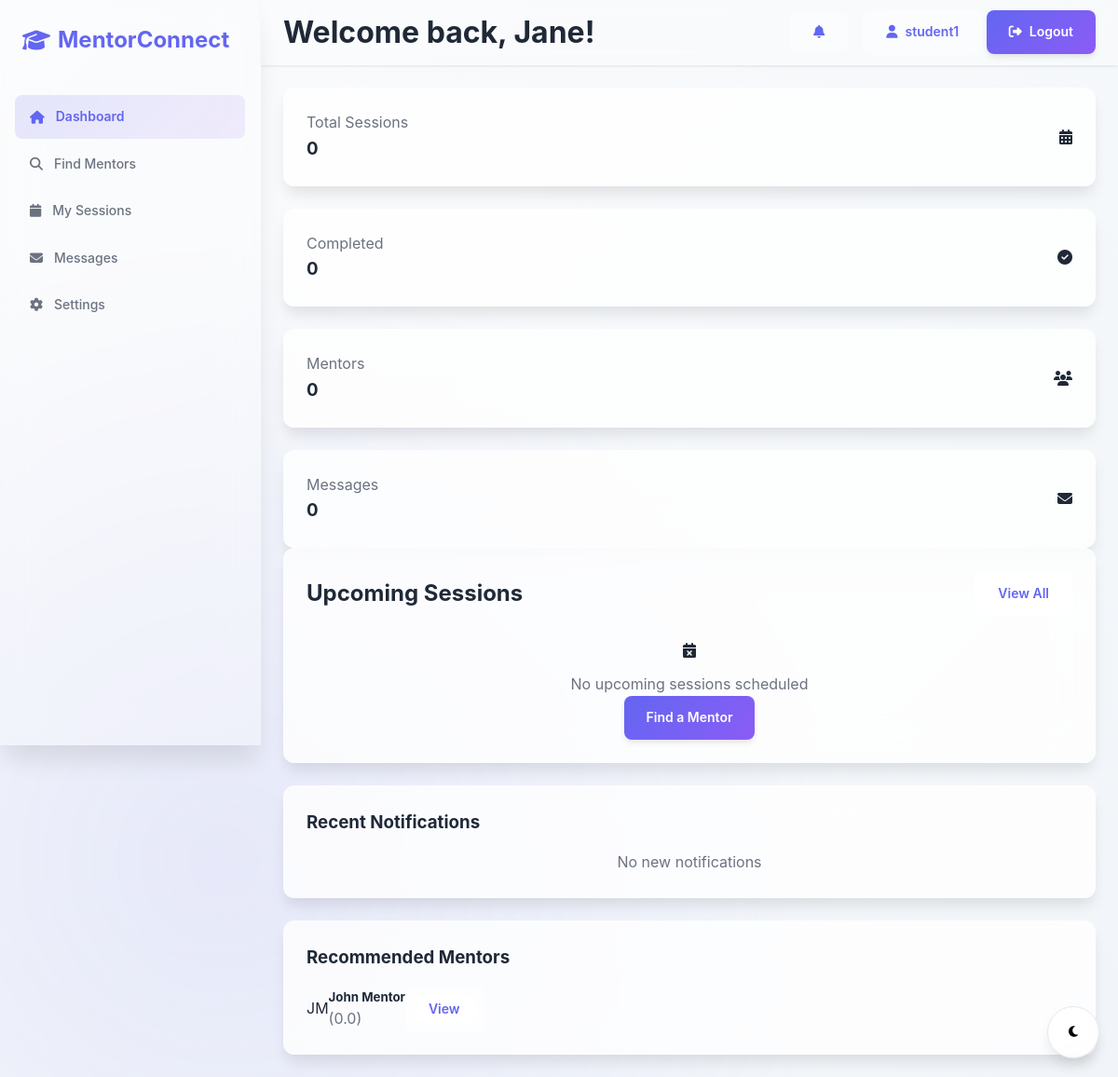
Page /dashboard/optimized-dashboard.php (signed in) on the committed database.
### tables this page shows
CREATE TABLE user_preferences (
    id INT AUTO_INCREMENT PRIMARY KEY,
    user_id INT NOT NULL,
    theme ENUM('light', 'dark') DEFAULT 'light',
    language VARCHAR(10) DEFAULT 'en',
    timezone VARCHAR(50) DEFAULT 'UTC',
    email_notifications BOOLEAN DEFAULT TRUE,
    push_notifications BOOLEAN DEFAULT TRUE,
    created_at TIMESTAMP DEFAULT CURRENT_TIMESTAMP,
    updated_at TIMESTAMP DEFAULT CURRENT_TIMESTAMP ON UPDATE CURRENT_TIMESTAMP,
    FOREIGN KEY (user_id) REFERENCES users(id) ON DELETE CASCADE,
    UNIQUE KEY unique_user_preferences (user_id)
);

CREATE TABLE users (
    id INT AUTO_INCREMENT PRIMARY KEY,
    username VARCHAR(50) UNIQUE NOT NULL,
    email VARCHAR(100) UNIQUE NOT NULL,
    password_hash VARCHAR(255) NOT NULL,
    first_name VARCHAR(50) NOT NULL,
    last_name VARCHAR(50) NOT NULL,
    role ENUM('student', 'mentor', 'admin') DEFAULT 'student',
    status ENUM('active', 'inactive', 'suspended') DEFAULT 'active',
    email_verified BOOLEAN DEFAULT FALSE,  
    bio TEXT,
    profile_photo VARCHAR(255),
    phone VARCHAR(20),
    location VARCHAR(200),
    timezone VARCHAR(50) DEFAULT 'UTC',
    remember_token VARCHAR(255) NULL,  
    created_at TIMESTAMP DEFAULT CURRENT_TIMESTAMP,
    updated_at TIMESTAMP DEFAULT CURRENT_TIMESTAMP ON UPDATE CURRENT_TIMESTAMP,
    INDEX idx_email (email),
    INDEX idx_username (username),
    INDEX idx_role_status (role, status),
    INDEX idx_remember_token (remember_token)
);

### dashboard/optimized-dashboard.php (the view, shortened to what the rows shown need)
<?php
require_once '../config/config.php';
$user = getCurrentUser();
$cacheKey = 'dashboard_' . $user['id'] . '_' . $user['role'];
$dashboardData = cache_remember($cacheKey, function() use ($user) {
    $data = [];
    if ($user['role'] === 'mentor') {
        $data['upcoming_sessions'] = fetchAll(
            "SELECT s.*, u.first_name, u.last_name, u.email
             FROM sessions s
             JOIN users u ON s.student_id = u.id
             WHERE s.mentor_id = ? AND s.scheduled_at > NOW() AND s.status = 'scheduled'
             ORDER BY s.scheduled_at ASC LIMIT 5",
            [$user['id']]
        );
        $data['stats'] = [
            'total_sessions' => fetchOne("SELECT COUNT(*) as count FROM sessions WHERE mentor_id = ?", [$user['id']])['count'],
            'completed_sessions' => fetchOne("SELECT COUNT(*) as count FROM sessions WHERE mentor_id = ? AND status = 'completed'", [$user['id']])['count'],
            'avg_rating' => fetchOne("SELECT AVG(rating) as avg FROM reviews WHERE reviewee_id = ?", [$user['id']])['avg'] ?? 0,
            'unread_messages' => fetchOne("SELECT COUNT(*) as count FROM messages WHERE recipient_id = ? AND is_read = FALSE", [$user['id']])['count']
        ];
        $data['recent_reviews'] = fetchAll(
            "SELECT r.*, u.first_name, u.last_name
             FROM reviews r
             JOIN users u ON r.reviewer_id = u.id
             WHERE r.reviewee_id = ?
             ORDER BY r.created_at DESC LIMIT 3",
            [$user['id']]
        );
    } else {
        $data['upcoming_sessions'] = fetchAll(
            "SELECT s.*, u.first_name, u.last_name, u.email
             FROM sessions s
             JOIN users u ON s.mentor_id = u.id
             WHERE s.student_id = ? AND s.scheduled_at > NOW() AND s.status = 'scheduled'
             ORDER BY s.scheduled_at ASC LIMIT 5",
            [$user['id']]
        );
        $data['stats'] = [
            'total_sessions' => fetchOne("SELECT COUNT(*) as count FROM sessions WHERE student_id = ?", [$user['id']])['count'],
            'completed_sessions' => fetchOne("SELECT COUNT(*) as count FROM sessions WHERE student_id = ? AND status = 'completed'", [$user['id']])['count'],
            'mentors_worked_with' => fetchOne("SELECT COUNT(DISTINCT mentor_id) as count FROM sessions WHERE student_id = ?", [$user['id']])['count'],
            'unread_messages' => fetchOne("SELECT COUNT(*) as count FROM messages WHERE recipient_id = ? AND is_read = FALSE", [$user['id']])['count']
        ];
        $data['recommended_mentors'] = fetchAll(
            "SELECT u.*, AVG(r.rating) as avg_rating
             FROM users u
             LEFT JOIN reviews r ON u.id = r.reviewee_id
             WHERE u.role = 'mentor' AND u.status = 'active'
             GROUP BY u.id
             ORDER BY avg_rating DESC LIMIT 4"
        );
    }
    $data['notifications'] = fetchAll(
        "SELECT * FROM notifications
         WHERE user_id = ?
         ORDER BY created_at DESC LIMIT 5",
        [$user['id']]
    );
    return $data;
}, 300);
?>
<!DOCTYPE html>
<html lang="en" data-theme="<?php echo $user['theme'] ?? 'light'; ?>">
<head>
    <link rel="stylesheet" href="../assets/optimized.css?v=<?php echo filemtime('../assets/optimized.css'); ?>">
    <link rel="stylesheet" href="https://cdnjs.cloudflare.com/ajax/libs/font-awesome/6.4.0/css/all.min.css">
</head>
<body>
    <div id="dashboard" class="app-layout" style="display: none;">
        <main class="main-content">
            <header class="header">
                <div class="flex items-center gap-4">
                    <h1 class="text-2xl font-bold">Welcome back, <?php echo htmlspecialchars($user['first_name']); ?>!</h1>
                </div>
                <div class="flex items-center gap-4">
                    <div class="user-menu">
                        <a href="../profile/edit.php" class="btn btn-outline">
                            <i class="fas fa-user"></i>
                            <?php echo htmlspecialchars($user['username']); ?>
                        </a>
                        <a href="../auth/logout.php" class="btn btn-primary">
                            <i class="fas fa-sign-out-alt"></i>
                            Logout
                        </a>
                    </div>
                </div>
            </header>
            <div class="content">
                <div class="grid grid-cols-1 lg:grid-cols-3 gap-8">
                    <div class="lg:col-span-2">
                        <div class="card">
                            <div class="card-body">
                                <div class="flex items-center justify-between mb-6">
                                    <h2 class="text-xl font-bold">Upcoming Sessions</h2>
                                </div>
                            </div>
                        </div>
                    </div>
                    <div>
                        <?php if ($user['role'] === 'student' && !empty($dashboardData['recommended_mentors'])): ?>
                            <div class="card">
                                <div class="card-body">
                                    <div class="space-y-3">
                                        <?php foreach ($dashboardData['recommended_mentors'] as $mentor): ?>
                                            <div class="flex items-center gap-3 p-3 border rounded-lg">
                                                <div class="w-12 h-12 bg-primary text-white rounded-full flex items-center justify-center">
                                                    <?php echo strtoupper($mentor['first_name'][0] . $mentor['last_name'][0]); ?>
                                                </div>
                                                <div class="flex-1">
                                                    <h5 class="font-semibold"><?php echo htmlspecialchars($mentor['first_name'] . ' ' . $mentor['last_name']); ?></h5>
                                                    <div class="flex items-center gap-1">
                                                            <?php
                                                            $rating = $mentor['avg_rating'] ?? 0;
                                                            ?>
                                                        <span class="text-xs text-secondary">(<?php echo number_format($rating, 1); ?>)</span>
                                                    </div>
                                                </div>
                                                <a href="../mentors/profile.php?id=<?php echo $mentor['id']; ?>" class="btn btn-sm btn-outline">View</a>
                                            </div>
                                        <?php endforeach; ?>
                                    </div>
                                </div>
                            </div>
                        <?php endif; ?>
                    </div>
                </div>
            </div>
        </main>
    </div>
</body>
</html>

### rows in the picture
user_preferences: user.first_name "Jane", user.username "student1"
users: first_name+last_name "JM", first_name+last_name "John Mentor", rating "0.0"

### other values in the picture
$dashboardData['stats']['total_sessions'] "0"
$dashboardData['stats']['completed_sessions'] "0"
$dashboardData['stats']['mentors_worked_with'] "0"
$dashboardData['stats']['unread_messages'] "0"
